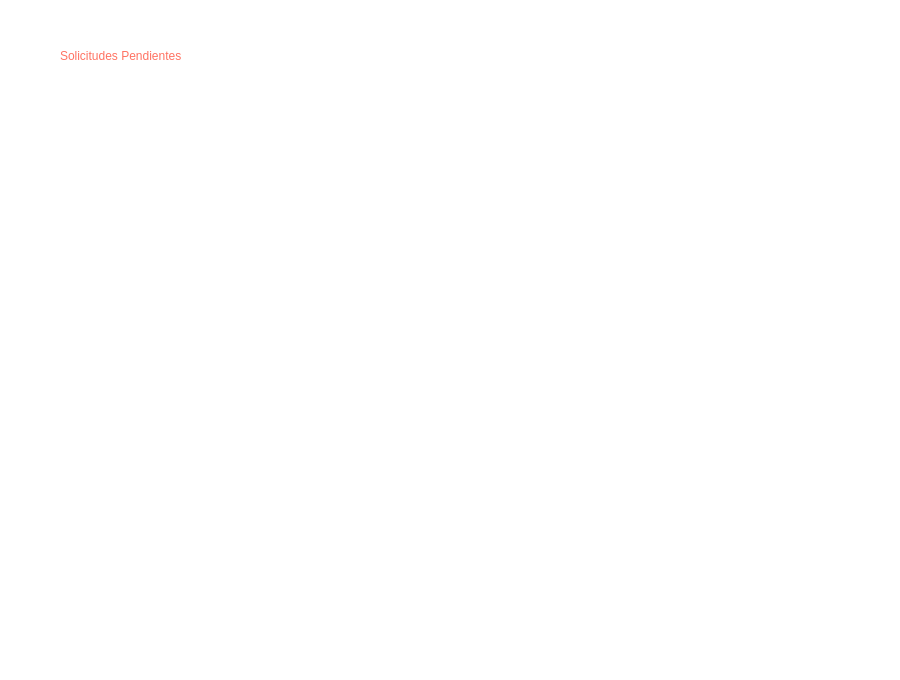
<?xml version="1.0" encoding="UTF-8"?>
<ui version="4.0">
 <class>pantalla_transportista</class>
 <widget class="QWidget" name="pantalla_transportista">
  <property name="geometry">
   <rect>
    <x>0</x>
    <y>0</y>
    <width>900</width>
    <height>680</height>
   </rect>
  </property>
  <property name="windowTitle">
   <string>Form</string>
  </property>
  <property name="styleSheet">
   <string notr="true">background-color: rgb(255, 255, 255);</string>
  </property>
  <widget class="QWidget" name="verticalLayoutWidget">
   <property name="geometry">
    <rect>
     <x>60</x>
     <y>90</y>
     <width>771</width>
     <height>521</height>
    </rect>
   </property>
   <layout class="QVBoxLayout" name="verticalLayout"/>
  </widget>
  <widget class="QLabel" name="label">
   <property name="geometry">
    <rect>
     <x>60</x>
     <y>40</y>
     <width>271</width>
     <height>31</height>
    </rect>
   </property>
   <property name="styleSheet">
    <string notr="true">color: rgb(255, 114, 98);
font: 75 18pt &quot;Quicksand Medium&quot;;</string>
   </property>
   <property name="text">
    <string>Solicitudes Pendientes</string>
   </property>
  </widget>
 </widget>
 <resources/>
 <connections/>
</ui>
